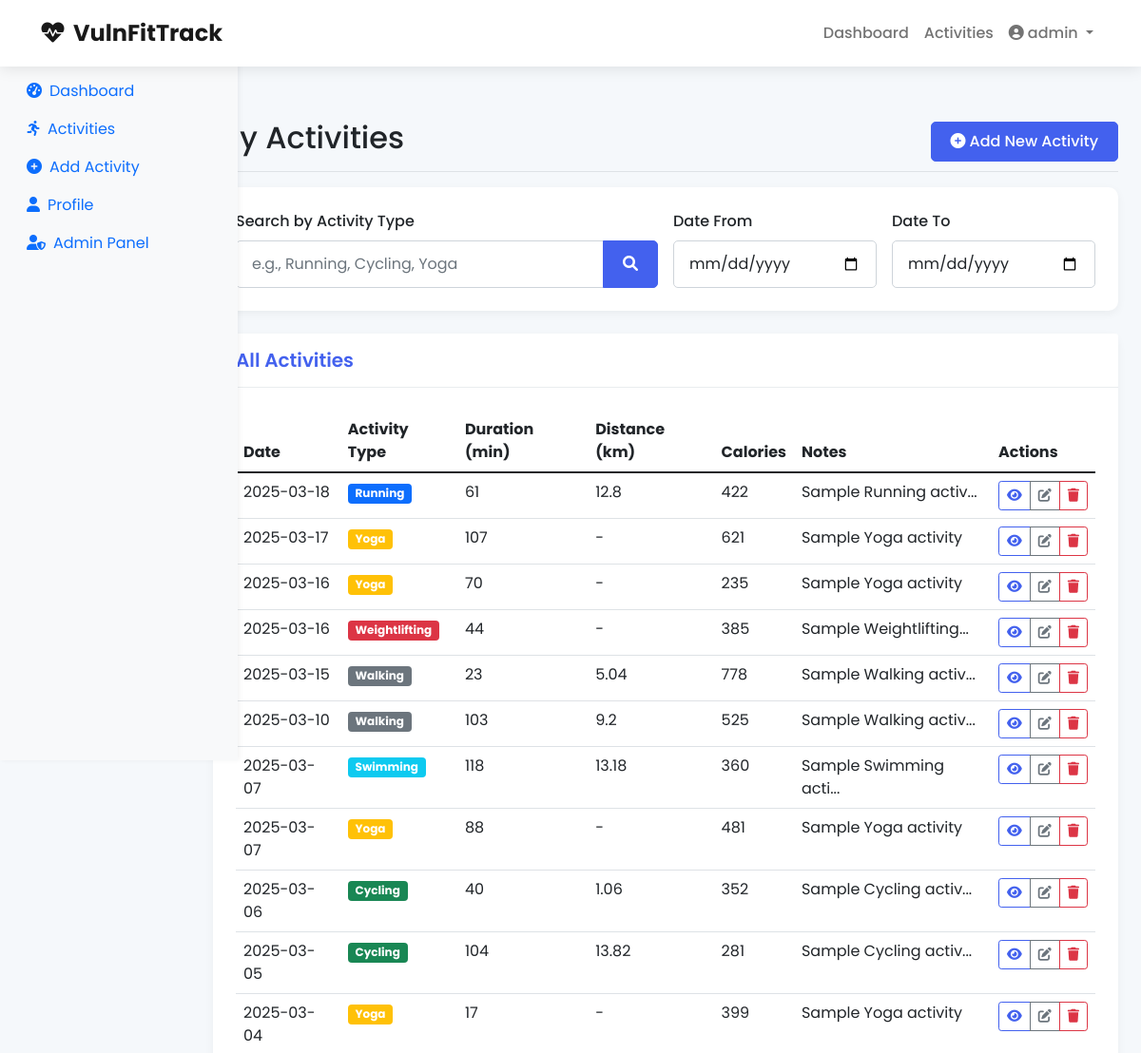
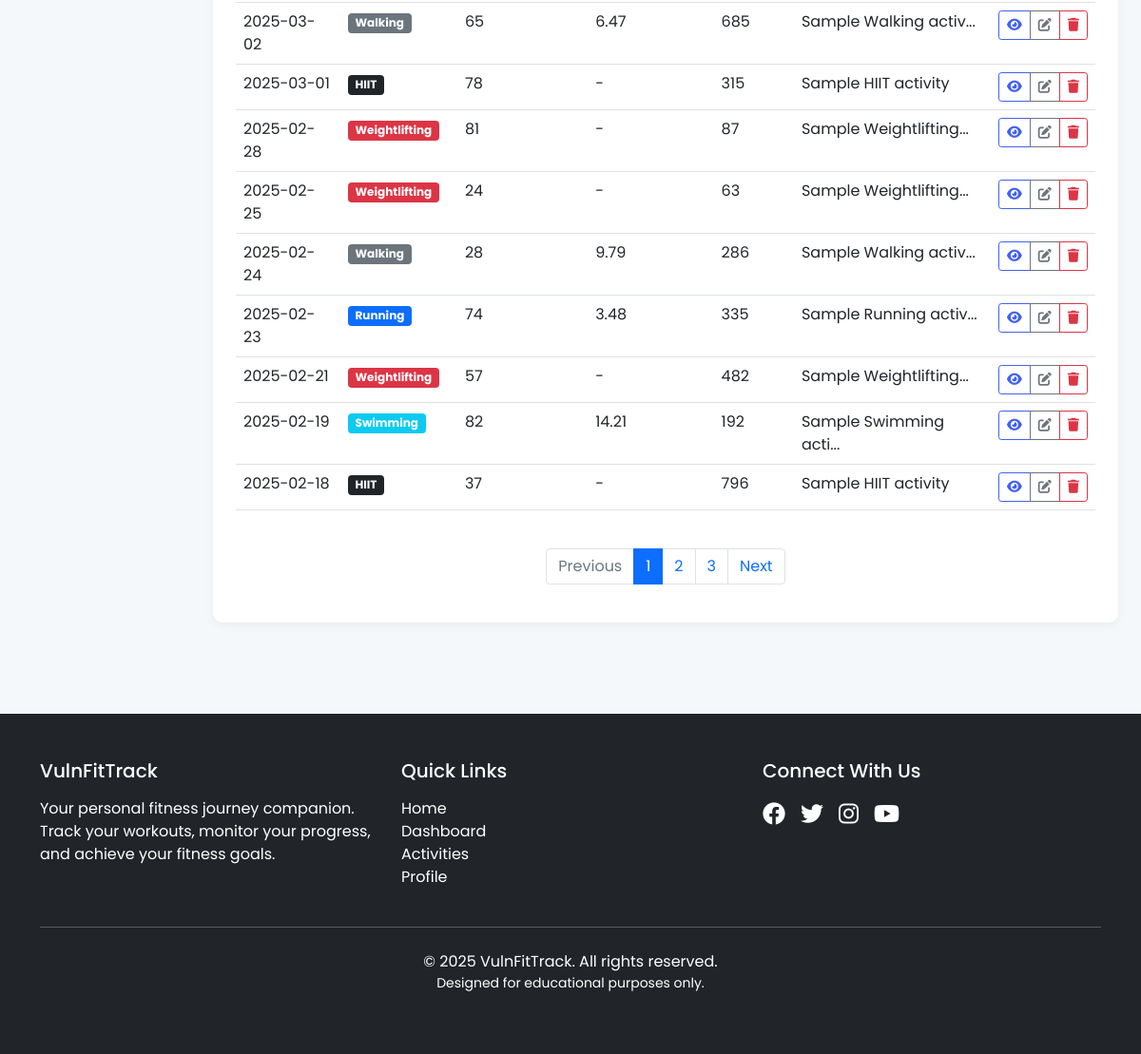
Screenshot of /activities (signed in) with the database file from the repository (2 pictures, top to bottom).
### tables this page shows
CREATE TABLE activities (
        id INTEGER PRIMARY KEY AUTOINCREMENT,
        user_id INTEGER,
        activity_type TEXT NOT NULL,
        duration INTEGER NOT NULL,
        distance FLOAT,
        calories INTEGER,
        date TEXT NOT NULL,
        notes TEXT,
        FOREIGN KEY (user_id) REFERENCES users (id)
    );

### app.py (the view)
@app.route('/activities')
def activities():
    if 'user_id' not in session:
        flash('Please log in to view your activities.', 'warning')
        return redirect(url_for('login'))
    conn = sqlite3.connect(DB_PATH)
    conn.row_factory = sqlite3.Row
    cursor = conn.cursor()
    search = request.args.get('search', '')
    if search:
        query = f"SELECT * FROM activities WHERE user_id = {session['user_id']} AND activity_type LIKE '%{search}%' ORDER BY date DESC"
        cursor.execute(query)
    else:
        cursor.execute(
            "SELECT * FROM activities WHERE user_id = ? ORDER BY date DESC",
            (session['user_id'],)
        )
    activities = cursor.fetchall()
    conn.close()
    return render_template('activities.html', activities=activities, search=search)

### templates/activities.html (shortened to what this page needs)
{% extends 'base.html' %}
{% block content %}
<div class="container-fluid">
    <div class="row">
        <div class="col-md-3 col-lg-2 d-md-block bg-light sidebar collapse">
            <div class="position-sticky pt-3">
                <ul class="nav flex-column">
                    <li class="nav-item">
                        <a class="nav-link" href="{{ url_for('dashboard') }}">
                            <i class="fas fa-tachometer-alt me-2"></i>Dashboard
                        </a>
                    </li>
                    <li class="nav-item">
                        <a class="nav-link active" href="{{ url_for('activities') }}">
                            <i class="fas fa-running me-2"></i>Activities
                        </a>
                    </li>
                    <li class="nav-item">
                        <a class="nav-link" href="{{ url_for('add_activity') }}">
                            <i class="fas fa-plus-circle me-2"></i>Add Activity
                        </a>
                    </li>
                    <li class="nav-item">
                        <a class="nav-link" href="{{ url_for('profile') }}">
                            <i class="fas fa-user me-2"></i>Profile
                        </a>
                    </li>
                    {% if session.get('role') == 'admin' %}
                    <li class="nav-item">
                        <a class="nav-link" href="{{ url_for('admin') }}">
                            <i class="fas fa-user-shield me-2"></i>Admin Panel
                        </a>
                    </li>
                    {% endif %}
                </ul>
            </div>
        </div>
        <main class="col-md-9 ms-sm-auto col-lg-10 px-md-4 py-4">
            <div class="d-flex justify-content-between flex-wrap flex-md-nowrap align-items-center pt-3 pb-2 mb-3 border-bottom">
                <h1 class="h2">My Activities</h1>
                <div class="btn-toolbar mb-2 mb-md-0">
                    <a href="{{ url_for('add_activity') }}" class="btn btn-primary">
                        <i class="fas fa-plus-circle me-1"></i>Add New Activity
                    </a>
                </div>
            </div>
            <div class="card mb-4">
                <div class="card-body">
                    <form method="get" action="{{ url_for('activities') }}" class="row g-3">
                        <div class="col-md-6">
                            <label for="search" class="form-label">Search by Activity Type</label>
                            <div class="input-group">
                                <input type="text" class="form-control" id="search" name="search" placeholder="e.g., Running, Cycling, Yoga" value="{{ search }}">
                                <button class="btn btn-primary" type="submit">
                                    <i class="fas fa-search"></i>
                                </button>
                            </div>
                        </div>
                        <div class="col-md-3">
                            <label for="date_from" class="form-label">Date From</label>
                            <input type="date" class="form-control" id="date_from" name="date_from">
                        </div>
                        <div class="col-md-3">
                            <label for="date_to" class="form-label">Date To</label>
                            <input type="date" class="form-control" id="date_to" name="date_to">
                        </div>
                    </form>
                </div>
            </div>
            <div class="card">
                <div class="card-header">
                    <h5 class="card-title mb-0">All Activities</h5>
                </div>
                <div class="card-body">
                    {% if activities %}
                        <div class="table-responsive">
                            <table class="table table-hover">
                                <thead>
                                    <tr>
                                        <th>Date</th>
                                        <th>Activity Type</th>
                                        <th>Duration (min)</th>
                                        <th>Distance (km)</th>
                                        <th>Calories</th>
                                        <th>Notes</th>
                                        <th>Actions</th>
                                    </tr>
                                </thead>
                                <tbody>
                                    {% for activity in activities %}
                                        <tr>
                                            <td>{{ activity.date }}</td>
                                            <td>
                                                {% if activity.activity_type == 'Running' %}
                                                    <span class="badge bg-primary">{{ activity.activity_type }}</span>
                                                {% elif activity.activity_type == 'Cycling' %}
                                                    <span class="badge bg-success">{{ activity.activity_type }}</span>
                                                {% elif activity.activity_type == 'Swimming' %}
                                                    <span class="badge bg-info">{{ activity.activity_type }}</span>
                                                {% elif activity.activity_type == 'Yoga' %}
                                                    <span class="badge bg-warning">{{ activity.activity_type }}</span>
                                                {% elif activity.activity_type == 'Weightlifting' %}
                                                    <span class="badge bg-danger">{{ activity.activity_type }}</span>
                                                {% elif activity.activity_type == 'HIIT' %}
                                                    <span class="badge bg-dark">{{ activity.activity_type }}</span>
                                                {% elif activity.activity_type == 'Walking' %}
                                                    <span class="badge bg-secondary">{{ activity.activity_type }}</span>
                                                {% else %}
                                                    <span class="badge bg-light text-dark">{{ activity.activity_type }}</span>
                                                {% endif %}
                                            </td>
                                            <td>{{ activity.duration }}</td>
                                            <td>{% if activity.distance %}{{ activity.distance }}{% else %}-{% endif %}</td>
                                            <td>{{ activity.calories }}</td>
                                            <td>{{ activity.notes[:20] }}{% if activity.notes and activity.notes|length > 20 %}...{% endif %}</td>
                                            <td>
                                                <div class="btn-group btn-group-sm">
                                                    <button type="button" class="btn btn-outline-primary" data-bs-toggle="modal" data-bs-target="#viewActivityModal{{ activity.id }}">
                                                        <i class="fas fa-eye"></i>
                                                    </button>
                                                    <button type="button" class="btn btn-outline-secondary">
                                                        <i class="fas fa-edit"></i>
                                                    </button>
                                                    <button type="button" class="btn btn-outline-danger">
                                                        <i class="fas fa-trash"></i>
                                                    </button>
                                                </div>
                                            </td>
                                        </tr>
                                    {% endfor %}
                                </tbody>
                            </table>
                        </div>
                        <nav aria-label="Page navigation" class="mt-4">
                            <ul class="pagination justify-content-center">
                                <li class="page-item disabled">
                                    <a class="page-link" href="#" tabindex="-1" aria-disabled="true">Previous</a>
                                </li>
                                <li class="page-item active"><a class="page-link" href="#">1</a></li>
                                <li class="page-item"><a class="page-link" href="#">2</a></li>
                                <li class="page-item"><a class="page-link" href="#">3</a></li>
                                <li class="page-item">
                                    <a class="page-link" href="#">Next</a>
                                </li>
                            </ul>
                        </nav>
                    {% else %}
                        <div class="text-center py-4">
                            <i class="fas fa-clipboard-list fa-3x mb-3 text-muted"></i>
                            <p>No activities found{% if search %} matching "{{ search }}"{% endif %}.</p>
                            <a href="{{ url_for('add_activity') }}" class="btn btn-primary">Add New Activity</a>
                        </div>
                    {% endif %}
                </div>
            </div>
        </main>
    </div>
</div>
{% endblock %}

### static/css/main.css (style rules this page uses)
:root { --primary: #4361ee; --primary-dark: #3a56d4; --secondary: #06d6a0; --secondary-dark: #05c091; --danger: #ef476f; --warning: #ffd166; --dark: #212529; --light: #f8f9fa; --light-gray: #e9ecef; --medium-gray: #ced4da; --sidebar-width: 250px; }
body { font-family: 'Poppins', sans-serif; background-color: #f5f8fb; color: var(--dark); margin: 0; padding: 0; }
.btn { padding: 0.5rem 1.25rem; font-weight: 500; border-radius: 5px; transition: all 0.3s ease; }
.btn-primary { background-color: var(--primary); border-color: var(--primary); }
.btn-outline-primary { color: var(--primary); border-color: var(--primary); }
.card { border: none; border-radius: 10px; box-shadow: 0 3px 10px rgba(0, 0, 0, 0.05); transition: transform 0.3s ease, box-shadow 0.3s ease; margin-bottom: 1.5rem; }
.card-header { background-color: white; border-bottom: 1px solid var(--light-gray); padding: 1rem 1.5rem; }
.card-title { margin-bottom: 0; font-weight: 600; color: var(--primary); }
.card-body { padding: 1.5rem; }
.form-control { border-radius: 5px; padding: 0.75rem 1rem; border: 1px solid var(--medium-gray); }
.form-label { font-weight: 500; margin-bottom: 0.5rem; }
.sidebar { width: var(--sidebar-width); background-color: white; min-height: calc(100vh - 60px); position: fixed; top: 60px; left: 0; box-shadow: 2px 0 5px rgba(0, 0, 0, 0.05); z-index: 100; transition: all 0.3s ease; }

### rows the page displays
activities: date "2025-03-18", activity_type "Running", duration "61", distance "12.8", calories "422", notes "Sample Running activ"
activities: date "2025-03-17", activity_type "Yoga", duration "107", calories "621", notes "Sample Yoga activity"
activities: date "2025-03-16", activity_type "Yoga", duration "70", calories "235", notes "Sample Yoga activity"
activities: date "2025-03-16", activity_type "Weightlifting", duration "44", calories "385", notes "Sample Weightlifting"
activities: date "2025-03-15", activity_type "Walking", duration "23", distance "5.04", calories "778", notes "Sample Walking activ"
activities: date "2025-03-10", activity_type "Walking", duration "103", distance "9.2", calories "525", notes "Sample Walking activ"
activities: date "2025-03-07", activity_type "Swimming", duration "118", distance "13.18", calories "360", notes "Sample Swimming acti"
activities: date "2025-03-07", activity_type "Yoga", duration "88", calories "481", notes "Sample Yoga activity"
activities: date "2025-03-06", activity_type "Cycling", duration "40", distance "1.06", calories "352", notes "Sample Cycling activ"
activities: date "2025-03-05", activity_type "Cycling", duration "104", distance "13.82", calories "281", notes "Sample Cycling activ"
activities: date "2025-03-04", activity_type "Yoga", duration "17", calories "399", notes "Sample Yoga activity"
activities: date "2025-03-02", activity_type "Walking", duration "65", distance "6.47", calories "685", notes "Sample Walking activ"
activities: date "2025-03-01", activity_type "HIIT", duration "78", calories "315", notes "Sample HIIT activity"
activities: date "2025-02-28", activity_type "Weightlifting", duration "81", calories "87", notes "Sample Weightlifting"
activities: date "2025-02-25", activity_type "Weightlifting", duration "24", calories "63", notes "Sample Weightlifting"
activities: date "2025-02-24", activity_type "Walking", duration "28", distance "9.79", calories "286", notes "Sample Walking activ"
activities: date "2025-02-23", activity_type "Running", duration "74", distance "3.48", calories "335", notes "Sample Running activ"
activities: date "2025-02-21", activity_type "Weightlifting", duration "57", calories "482", notes "Sample Weightlifting"
activities: date "2025-02-19", activity_type "Swimming", duration "82", distance "14.21", calories "192", notes "Sample Swimming acti"
activities: date "2025-02-18", activity_type "HIIT", duration "37", calories "796", notes "Sample HIIT activity"

### other values shown
{{ session.get('username') }} "admin"
